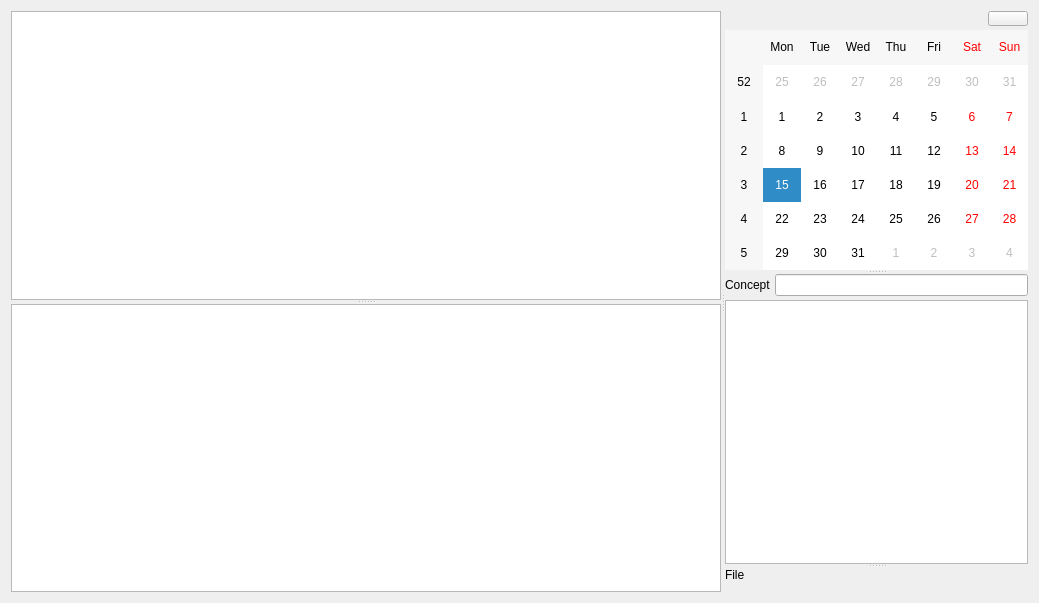
<?xml version="1.0" encoding="UTF-8"?>
<ui version="4.0">
 <class>Diary</class>
 <widget class="QWidget" name="Diary">
  <property name="geometry">
   <rect>
    <x>0</x>
    <y>0</y>
    <width>1039</width>
    <height>603</height>
   </rect>
  </property>
  <property name="windowTitle">
   <string>Diary</string>
  </property>
  <layout class="QHBoxLayout" name="horizontalLayout">
   <item>
    <widget class="QSplitter" name="splitter_whole">
     <property name="orientation">
      <enum>Qt::Horizontal</enum>
     </property>
     <widget class="QStackedWidget" name="stackedWidget">
      <property name="currentIndex">
       <number>0</number>
      </property>
      <widget class="QWidget" name="page_edit">
       <layout class="QVBoxLayout" name="verticalLayout">
        <property name="spacing">
         <number>0</number>
        </property>
        <property name="leftMargin">
         <number>0</number>
        </property>
        <property name="topMargin">
         <number>0</number>
        </property>
        <property name="rightMargin">
         <number>0</number>
        </property>
        <property name="bottomMargin">
         <number>0</number>
        </property>
        <item>
         <widget class="QSplitter" name="splitter_left">
          <property name="orientation">
           <enum>Qt::Vertical</enum>
          </property>
          <property name="childrenCollapsible">
           <bool>false</bool>
          </property>
          <widget class="TextList" name="textList">
           <property name="minimumSize">
            <size>
             <width>600</width>
             <height>259</height>
            </size>
           </property>
          </widget>
          <widget class="DTPlainTextEdit" name="textEdit">
           <property name="minimumSize">
            <size>
             <width>600</width>
             <height>178</height>
            </size>
           </property>
          </widget>
         </widget>
        </item>
       </layout>
      </widget>
      <widget class="QWidget" name="page_view">
       <layout class="QHBoxLayout" name="horizontalLayout_2">
        <property name="spacing">
         <number>0</number>
        </property>
        <property name="leftMargin">
         <number>0</number>
        </property>
        <property name="topMargin">
         <number>0</number>
        </property>
        <property name="rightMargin">
         <number>0</number>
        </property>
        <property name="bottomMargin">
         <number>0</number>
        </property>
        <item>
         <widget class="MarkdownViewer" name="textViewer">
          <property name="openExternalLinks">
           <bool>true</bool>
          </property>
         </widget>
        </item>
       </layout>
      </widget>
     </widget>
     <widget class="QSplitter" name="splitter_right">
      <property name="orientation">
       <enum>Qt::Vertical</enum>
      </property>
      <widget class="QWidget" name="calendarWidget" native="true">
       <property name="minimumSize">
        <size>
         <width>0</width>
         <height>259</height>
        </size>
       </property>
       <property name="maximumSize">
        <size>
         <width>16777215</width>
         <height>259</height>
        </size>
       </property>
       <layout class="QVBoxLayout" name="verticalLayout_2">
        <property name="spacing">
         <number>4</number>
        </property>
        <property name="leftMargin">
         <number>0</number>
        </property>
        <property name="topMargin">
         <number>0</number>
        </property>
        <property name="rightMargin">
         <number>0</number>
        </property>
        <property name="bottomMargin">
         <number>0</number>
        </property>
        <item>
         <layout class="QHBoxLayout" name="horizontalLayout_3">
          <item>
           <widget class="QLabel" name="label_calendar">
            <property name="sizePolicy">
             <sizepolicy hsizetype="Expanding" vsizetype="Fixed">
              <horstretch>0</horstretch>
              <verstretch>0</verstretch>
             </sizepolicy>
            </property>
            <property name="minimumSize">
             <size>
              <width>0</width>
              <height>15</height>
             </size>
            </property>
            <property name="maximumSize">
             <size>
              <width>16777215</width>
              <height>15</height>
             </size>
            </property>
           </widget>
          </item>
          <item>
           <widget class="BackButton" name="pushButton_back">
            <property name="minimumSize">
             <size>
              <width>0</width>
              <height>15</height>
             </size>
            </property>
            <property name="text">
             <string/>
            </property>
           </widget>
          </item>
         </layout>
        </item>
        <item>
         <widget class="QCalendarWidget" name="calendar">
          <property name="sizePolicy">
           <sizepolicy hsizetype="Expanding" vsizetype="Fixed">
            <horstretch>0</horstretch>
            <verstretch>0</verstretch>
           </sizepolicy>
          </property>
          <property name="minimumSize">
           <size>
            <width>0</width>
            <height>240</height>
           </size>
          </property>
          <property name="maximumSize">
           <size>
            <width>16777215</width>
            <height>240</height>
           </size>
          </property>
          <property name="firstDayOfWeek">
           <enum>Qt::Monday</enum>
          </property>
          <property name="gridVisible">
           <bool>false</bool>
          </property>
          <property name="horizontalHeaderFormat">
           <enum>QCalendarWidget::ShortDayNames</enum>
          </property>
          <property name="verticalHeaderFormat">
           <enum>QCalendarWidget::ISOWeekNumbers</enum>
          </property>
          <property name="navigationBarVisible">
           <bool>false</bool>
          </property>
          <property name="dateEditEnabled">
           <bool>true</bool>
          </property>
         </widget>
        </item>
       </layout>
      </widget>
      <widget class="QWidget" name="layoutWidget_4">
       <layout class="QVBoxLayout" name="verticalLayout_concept">
        <property name="spacing">
         <number>4</number>
        </property>
        <item>
         <layout class="QHBoxLayout" name="horizontalLayout_4">
          <item>
           <widget class="QLabel" name="label_5">
            <property name="text">
             <string>Concept</string>
            </property>
           </widget>
          </item>
          <item>
           <widget class="ConceptSearch" name="lineEdit_concept"/>
          </item>
         </layout>
        </item>
        <item>
         <widget class="ConceptTable" name="conceptTable">
          <property name="sizePolicy">
           <sizepolicy hsizetype="Expanding" vsizetype="Expanding">
            <horstretch>0</horstretch>
            <verstretch>0</verstretch>
           </sizepolicy>
          </property>
         </widget>
        </item>
       </layout>
      </widget>
      <widget class="QWidget" name="layoutWidget1_2">
       <layout class="QVBoxLayout" name="verticalLayout_file">
        <property name="spacing">
         <number>4</number>
        </property>
        <item>
         <widget class="QLabel" name="label_6">
          <property name="text">
           <string>File</string>
          </property>
         </widget>
        </item>
        <item>
         <widget class="FileTab" name="fileTab" native="true">
          <property name="sizePolicy">
           <sizepolicy hsizetype="Preferred" vsizetype="Expanding">
            <horstretch>0</horstretch>
            <verstretch>0</verstretch>
           </sizepolicy>
          </property>
         </widget>
        </item>
       </layout>
      </widget>
     </widget>
    </widget>
   </item>
  </layout>
  <action name="actionSwitch_Eidt_View">
   <property name="text">
    <string>Switch Eidt / View</string>
   </property>
   <property name="toolTip">
    <string>Switch Eidt / View</string>
   </property>
   <property name="shortcut">
    <string>F9</string>
   </property>
  </action>
  <action name="actionPrevious_Day">
   <property name="text">
    <string>Previous Day</string>
   </property>
   <property name="toolTip">
    <string>Previous Day</string>
   </property>
   <property name="shortcut">
    <string>Ctrl+Alt+Left</string>
   </property>
  </action>
  <action name="actionNext_Day">
   <property name="text">
    <string>Next Day</string>
   </property>
   <property name="toolTip">
    <string>Next Day</string>
   </property>
   <property name="shortcut">
    <string>Ctrl+Alt+Right</string>
   </property>
  </action>
  <action name="actionAdd_Line">
   <property name="text">
    <string>Add Line</string>
   </property>
   <property name="toolTip">
    <string>Add Line</string>
   </property>
   <property name="shortcut">
    <string>Ctrl+Return</string>
   </property>
  </action>
  <action name="actionDelete">
   <property name="text">
    <string>Delete</string>
   </property>
   <property name="shortcut">
    <string>Del</string>
   </property>
  </action>
  <action name="actionNext_Week">
   <property name="text">
    <string>Next Week</string>
   </property>
   <property name="shortcut">
    <string>Ctrl+Alt+Down</string>
   </property>
  </action>
  <action name="actionPrevious_Week">
   <property name="text">
    <string>Previous Week</string>
   </property>
   <property name="shortcut">
    <string>Ctrl+Alt+Up</string>
   </property>
  </action>
  <action name="actionNext_Line">
   <property name="text">
    <string>Next Line</string>
   </property>
   <property name="shortcut">
    <string>Alt+Down</string>
   </property>
  </action>
  <action name="actionPrevious_Line">
   <property name="text">
    <string>Previous Line</string>
   </property>
   <property name="shortcut">
    <string>Alt+Up</string>
   </property>
  </action>
  <action name="actionFirst_Line">
   <property name="text">
    <string>First Line</string>
   </property>
   <property name="shortcut">
    <string>Alt+Left</string>
   </property>
  </action>
  <action name="actionLast_Line">
   <property name="text">
    <string>Last Line</string>
   </property>
   <property name="shortcut">
    <string>Alt+Right</string>
   </property>
  </action>
  <action name="actionFind_Text">
   <property name="text">
    <string>Find Text</string>
   </property>
   <property name="shortcut">
    <string>Ctrl+F</string>
   </property>
  </action>
  <action name="actionAdd_Concept">
   <property name="text">
    <string>Add Concept</string>
   </property>
   <property name="shortcut">
    <string>Ctrl+E</string>
   </property>
  </action>
  <action name="actionImport_Text">
   <property name="text">
    <string>Import Text</string>
   </property>
   <property name="shortcut">
    <string>Ctrl+I</string>
   </property>
  </action>
  <action name="actionGoto_Random_Day">
   <property name="text">
    <string>Goto Random Day</string>
   </property>
   <property name="shortcut">
    <string>F8</string>
   </property>
  </action>
 </widget>
 <customwidgets>
  <customwidget>
   <class>FileTab</class>
   <extends>QWidget</extends>
   <header>widget</header>
   <container>1</container>
  </customwidget>
  <customwidget>
   <class>ConceptTable</class>
   <extends>QTableWidget</extends>
   <header>widget</header>
  </customwidget>
  <customwidget>
   <class>DTPlainTextEdit</class>
   <extends>QPlainTextEdit</extends>
   <header>DTWidget</header>
  </customwidget>
  <customwidget>
   <class>TextList</class>
   <extends>QListWidget</extends>
   <header>widget</header>
  </customwidget>
  <customwidget>
   <class>ConceptSearch</class>
   <extends>QLineEdit</extends>
   <header>widget</header>
  </customwidget>
  <customwidget>
   <class>MarkdownViewer</class>
   <extends>QTextBrowser</extends>
   <header>DTWidget</header>
  </customwidget>
  <customwidget>
   <class>BackButton</class>
   <extends>QPushButton</extends>
   <header>widget</header>
  </customwidget>
 </customwidgets>
 <resources>
  <include location="../../Program/Python/Lib/site-packages/DTPySide/DT.qrc"/>
 </resources>
 <connections/>
</ui>
